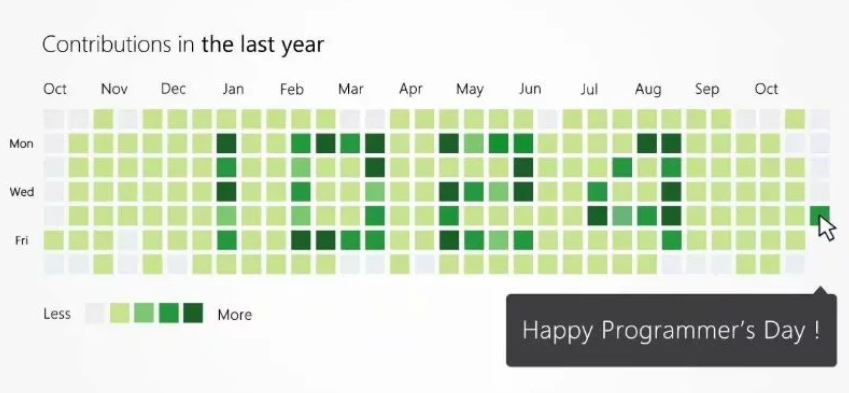
#> input picture proForCV_test/1024.png, 849 x 393 px
$ python tsetWork.py
#> lines starting #> are read from the running program, lines starting #| are printed output that depends on the picture
import cv2
import numpy as np
import random

img_path='1024.png'
img=cv2.imread(img_path)
#> img is the input picture: shape (393, 849, 3); mean B, G, R 206.6, 224.4, 215.2

#makegary
img_gray = cv2.cvtColor(img,cv2.COLOR_RGB2GRAY)
#cv2.imshow("img_gray",img_gray)
#cv2.imwrite('.1024gray.png',img_gray)

#makeEqual
img2_gray=cv2.equalizeHist(img_gray)
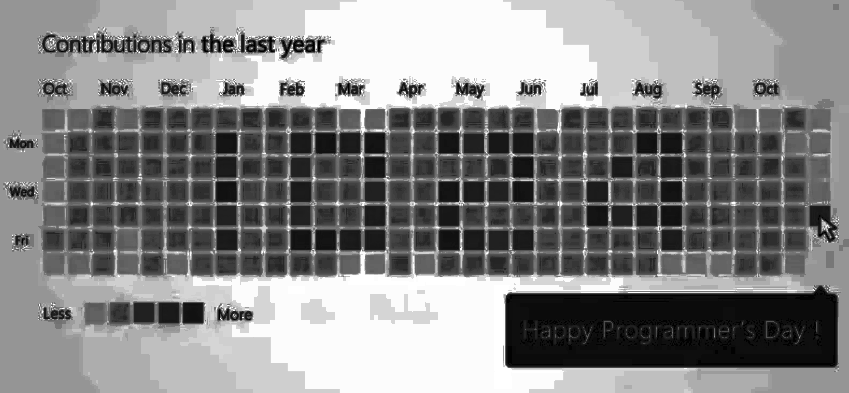
#> img2_gray: shape (393, 849); min 0, max 255, mean 134.9
#cv2.imshow("img_gray",img2_gray)
#cv2.imwrite('.1024gray_equalizeHist.png',img2_gray)

#makenoise
def sp_noise(image,prob):
    '''
    添加椒盐噪声
    prob:噪声比例 cv2.imshow('x',img)
    '''
#> called with prob = 0.1
    output = np.zeros(image.shape,np.uint8)
    thres = 1 - prob
    for i in range(image.shape[0]):
        for j in range(image.shape[1]):
            rdn = random.random()
            if rdn < prob:
                output[i][j] = 0
            elif rdn > thres:
                output[i][j] = 255
            else:
                output[i][j] = image[i][j]
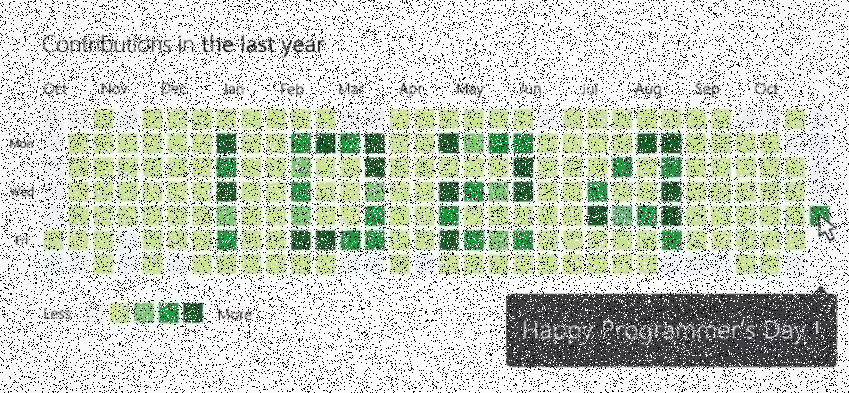
#> output: shape (393, 849, 3); mean B, G, R 190.8, 205, 197.7
    return output

spNoiseImg=sp_noise(img,0.1)
#cv2.imshow('noise',spNoiseImg)
#cv2.imwrite('spNoiseImg.png',spNoiseImg)

def gasuss_noise(image, var,mean=0 ):
    '''
        添加高斯噪声
        mean : 均值
        var : 方差
    '''
#> called with var = 0.05, mean = 0
    image = np.array(image/255, dtype=float)
    noise = np.random.normal(mean, var ** 0.5, image.shape)
    out = image + noise
    if out.min() < 0:
        low_clip = -1.
    else:
        low_clip = 0.
    out = np.clip(out, low_clip, 1.0)
    out = np.uint8(out*255)
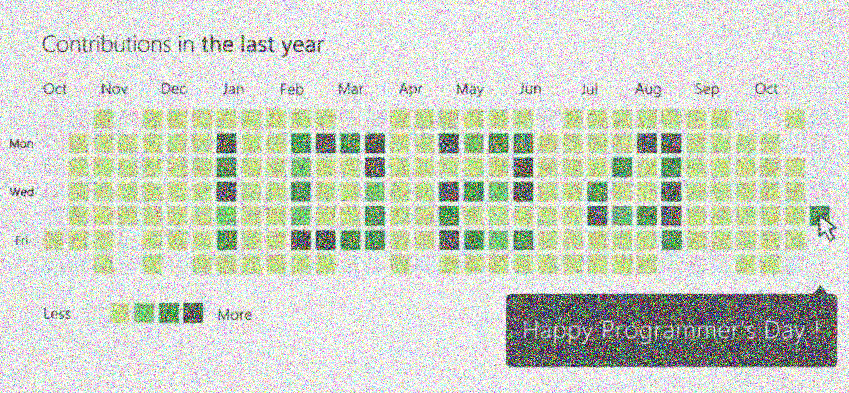
#> out: shape (393, 849, 3); mean of channels 0, 1, 2 197.6, 211.2, 205.4; drawn as B, G, R
    #cv.imshow("gasuss", out)
    return out


gasNoiseImg=gasuss_noise(img,0.05)
#cv2.imshow('noise',gasNoiseImg)
#cv2.imwrite('gasNoiseImg.png',gasNoiseImg)


#meanfilter
dst1 = cv2.blur(spNoiseImg, (3, 3))
dst2 = cv2.blur(spNoiseImg, (5, 5))
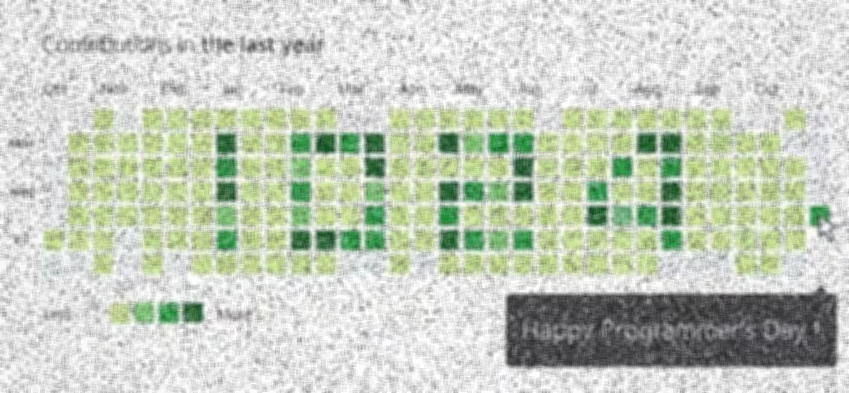
#> dst2: shape (393, 849, 3); mean B, G, R 190.8, 205, 197.7
dst3 = cv2.blur(spNoiseImg, (7, 7))

dst4 = cv2.blur(gasNoiseImg,(3, 3))
dst5 = cv2.blur(gasNoiseImg,(5, 5))
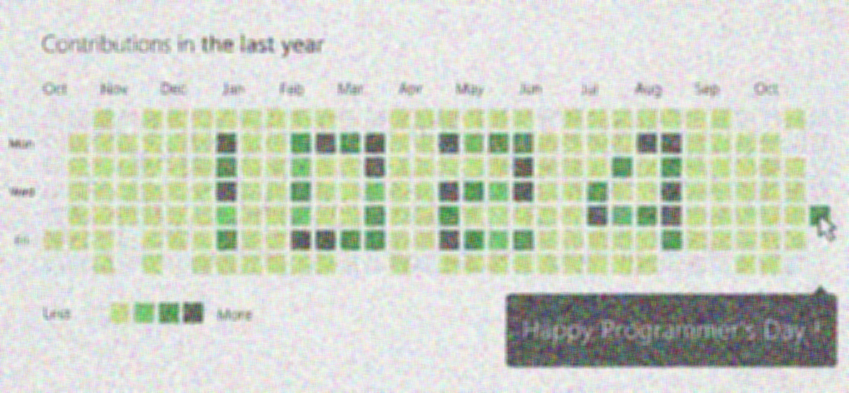
#> dst5: shape (393, 849, 3); mean of channels 0, 1, 2 197.6, 211.3, 205.4; drawn as B, G, R
dst6 = cv2.blur(gasNoiseImg,(7, 7))

dst7 = cv2.medianBlur(spNoiseImg, 3)
dst8 = cv2.medianBlur(spNoiseImg, 5)
dst9 = cv2.medianBlur(spNoiseImg, 7)

dst10 = cv2.medianBlur(gasNoiseImg,3)
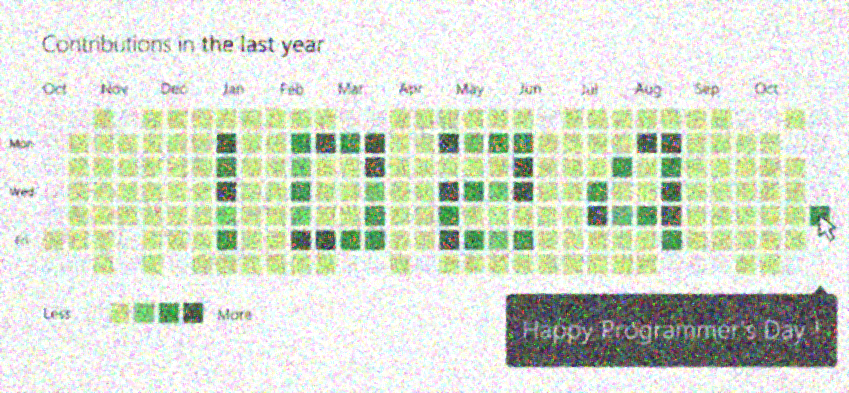
#> dst10: shape (393, 849, 3); mean of channels 0, 1, 2 205.3, 221.4, 214; drawn as B, G, R
dst11 = cv2.medianBlur(gasNoiseImg,5)
dst12 = cv2.medianBlur(gasNoiseImg,7)
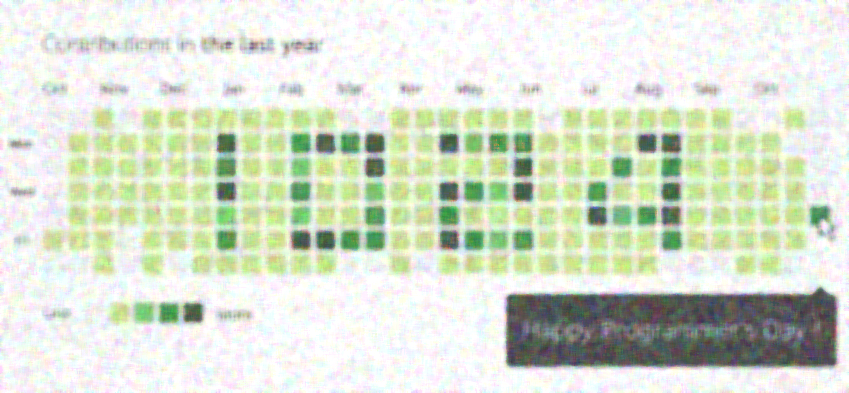
#> dst12: shape (393, 849, 3); mean of channels 0, 1, 2 208.4, 225.1, 217.3; drawn as B, G, R

cv2.imshow('dst',dst12)
cv2.imwrite('7mediGa.png',dst12)

cv2.waitKey(0)

#medifilter

$ run again, with proForCV_test/33meanSp.png copied over proForCV_test/1024.png
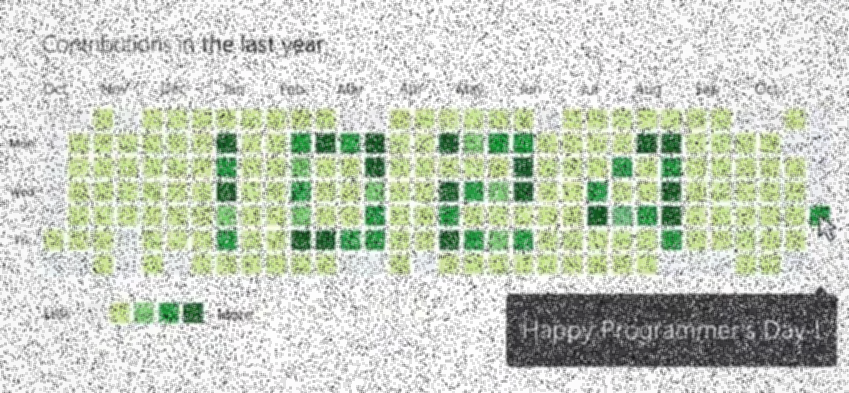
#> input picture proForCV_test/33meanSp.png, 849 x 393 px
#> img is the input picture: shape (393, 849, 3); mean B, G, R 190.7, 204.9, 197.5
#> after the loop in sp_noise, `for i in range(image.shape[0]):`:
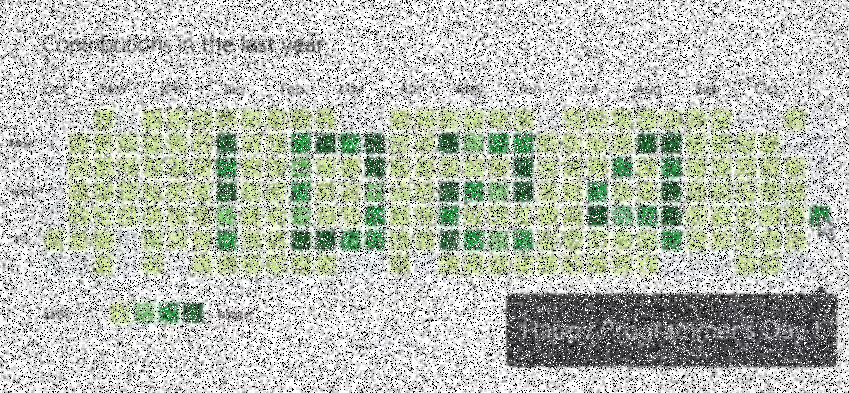
#> output: shape (393, 849, 3); mean B, G, R 178.1, 189.4, 183.5
#> `dst12 = cv2.medianBlur(gasNoiseImg,7)`:
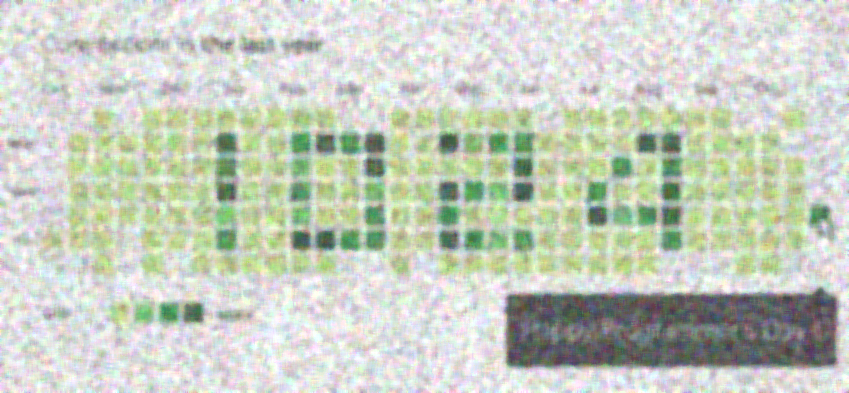
#> dst12: shape (393, 849, 3); mean of channels 0, 1, 2 192.7, 206.3, 199.5; drawn as B, G, R
